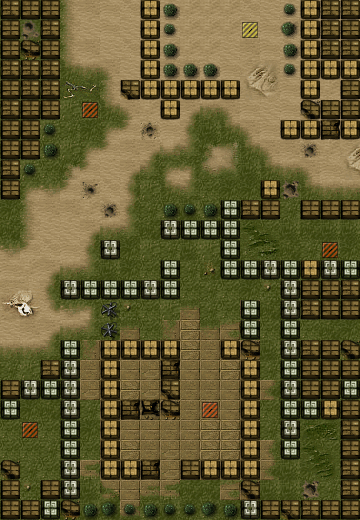

Rendered tile map (Tiled .tmx) drawn with the repository's tilesets; below, a short description and the full map source, tile grids included:
An orthogonal 18x26 tile map with 20x20 px tiles, 3 tile layers (Terrain_Layer, Location_Layer, Wall_Layer), 3 tilesets.

<map version="1.0" orientation="orthogonal" renderorder="left-up" width="18" height="26" tilewidth="20" tileheight="20" nextobjectid="1">
 <tileset firstgid="1" name="Terrain" tilewidth="20" tileheight="20" tilecount="106" columns="106">
  <image source="images/ground.png" width="2120" height="20" />
 </tileset>
 <tileset firstgid="107" name="Wall" tilewidth="20" tileheight="20" tilecount="25" columns="25">
  <image source="images/walls.png" width="512" height="32" />
 </tileset>
 <tileset firstgid="132" name="Location" tilewidth="20" tileheight="20" tilecount="5" columns="5">
  <image source="images/buildings.png" width="100" height="20" />
 </tileset>
 <layer name="Terrain_Layer" width="18" height="26">
  <data encoding="csv">
3,3,3,63,57,56,59,59,58,60,60,60,59,58,58,59,56,56,
6,53,3,63,58,56,58,56,58,60,60,60,58,56,60,59,57,58,
5,2,4,63,57,58,59,60,60,60,60,58,57,56,59,57,58,60,
3,6,3,68,62,72,58,59,57,57,56,56,76,77,58,57,58,60,
2,3,1,103,104,63,56,60,60,58,60,59,78,79,56,60,60,60,
5,2,5,6,4,68,72,60,60,75,62,72,56,58,56,59,56,60,
3,3,6,5,2,69,73,80,56,67,1,68,72,56,56,58,60,60,
5,5,4,6,69,73,57,75,61,71,11,12,68,72,57,81,60,76,
2,6,4,11,73,58,75,71,69,70,13,14,1,68,62,72,56,78,
6,69,65,73,82,59,66,6,68,71,4,2,2,3,54,68,62,62,
2,63,57,57,60,81,67,5,4,1,4,6,2,5,5,2,2,2,
3,63,58,58,75,62,71,3,6,6,4,5,15,16,1,3,1,1,
65,73,59,56,67,4,2,6,5,1,6,3,9,10,3,5,1,2,
56,60,75,62,71,1,2,4,4,5,23,3,4,6,6,3,3,1,
83,84,67,5,6,5,2,4,4,4,5,4,2,101,6,6,1,6,
85,86,74,65,70,4,101,4,6,44,5,4,41,3,1,4,4,4,
58,57,75,62,71,3,44,4,43,38,44,45,42,4,1,4,3,2,
62,62,71,2,43,38,36,34,38,38,37,37,36,1,6,2,5,6,
5,6,2,3,37,37,35,36,35,35,35,38,36,5,2,4,2,3,
1,4,3,5,36,37,38,36,36,37,37,35,35,47,2,1,5,5,
2,2,3,1,5,38,37,34,35,37,37,35,34,4,1,4,1,2,
4,5,4,4,2,38,34,34,37,34,38,38,37,5,6,7,8,1,
4,4,5,4,4,37,38,37,36,37,38,38,34,46,6,15,16,2,
6,5,4,4,41,38,38,35,36,37,34,35,37,47,1,17,18,4,
1,101,2,2,1,42,35,40,41,3,3,45,45,1,1,54,5,6,
2,6,6,1,1,3,40,4,1,2,4,2,4,4,5,4,4,1
</data>
 </layer>
 <layer name="Location_Layer" width="18" height="26">
  <data encoding="csv">
0,0,0,0,0,0,0,0,0,0,0,0,0,0,0,0,0,0,
0,0,0,0,0,0,0,0,0,0,0,0,132,0,0,0,0,0,
0,0,0,0,0,0,0,0,0,0,0,0,0,0,0,0,0,0,
0,0,0,0,0,0,0,0,0,0,0,0,0,0,0,0,0,0,
0,0,0,0,0,0,0,0,0,0,0,0,0,0,0,0,0,0,
0,0,0,0,133,0,0,0,0,0,0,0,0,0,0,0,0,0,
0,0,0,0,0,0,0,0,0,0,0,0,0,0,0,0,0,0,
0,0,0,0,0,0,0,0,0,0,0,0,0,0,0,0,0,0,
0,0,0,0,0,0,0,0,0,0,0,0,0,0,0,0,0,0,
0,0,0,0,0,0,0,0,0,0,0,0,0,0,0,0,0,0,
0,0,0,0,0,0,0,0,0,0,0,0,0,0,0,0,0,0,
0,0,0,0,0,0,0,0,0,0,0,0,0,0,0,0,0,0,
0,0,0,0,0,0,0,0,0,0,0,0,0,0,0,0,133,0,
0,0,0,0,0,0,0,0,0,0,0,0,0,0,0,0,0,0,
0,0,0,0,0,0,0,0,0,0,0,0,0,0,0,0,0,0,
0,0,0,0,0,0,0,0,0,0,0,0,0,0,0,0,0,0,
0,0,0,0,0,0,0,0,0,0,0,0,0,0,0,0,0,0,
0,0,0,0,0,0,0,0,0,0,0,0,0,0,0,0,0,0,
0,0,0,0,0,0,0,0,0,0,0,0,0,0,0,0,0,0,
0,0,0,0,0,0,0,0,0,0,0,0,0,0,0,0,0,0,
0,0,0,0,0,0,0,0,0,0,133,0,0,0,0,0,0,0,
0,133,0,0,0,0,0,0,0,0,0,0,0,0,0,0,0,0,
0,0,0,0,0,0,0,0,0,0,0,0,0,0,0,0,0,0,
0,0,0,0,0,0,0,0,0,0,0,0,0,0,0,0,0,0,
0,0,0,0,0,0,0,0,0,0,0,0,0,0,0,0,0,0,
0,0,0,0,0,0,0,0,0,0,0,0,0,0,0,0,0,0
</data>
 </layer>
 <layer name="Wall_Layer" width="18" height="26">
  <data encoding="csv">
108,107,107,0,0,0,0,117,122,0,0,0,0,0,123,117,108,108,
107,0,108,0,0,0,0,117,123,0,0,0,0,0,124,117,108,107,
107,114,107,0,0,0,0,117,122,0,0,0,0,0,122,117,108,108,
108,108,108,0,0,0,0,117,122,122,122,0,0,0,123,117,117,117,
107,108,108,0,0,0,110,117,117,117,117,117,0,0,0,117,0,107,
108,107,107,0,0,0,0,0,117,0,0,0,0,0,0,112,107,107,
107,107,123,0,0,0,0,0,0,0,0,0,0,0,117,117,109,117,
107,107,122,0,0,0,0,0,0,0,0,0,0,0,0,0,0,0,
108,123,0,0,0,0,0,0,0,0,0,0,0,0,0,0,0,0,
107,0,0,0,0,0,0,0,0,0,0,0,0,117,0,0,0,0,
0,0,0,0,0,0,0,0,122,123,122,115,108,107,0,107,107,107,
0,0,0,0,0,0,0,0,116,115,115,115,0,0,0,0,0,0,
0,0,0,0,0,116,0,0,0,0,0,115,0,0,0,0,0,0,
0,0,0,0,0,0,0,0,115,0,0,115,115,116,115,117,116,115,
0,0,0,116,115,115,115,116,115,0,0,0,0,0,116,107,107,108,
0,0,0,0,0,126,0,0,0,0,0,0,115,0,116,108,107,107,
0,0,0,0,0,127,0,0,0,0,0,0,115,0,115,0,0,0,
0,0,0,115,0,117,117,117,117,0,0,117,114,0,116,108,107,112,
0,0,108,116,0,117,0,0,109,0,0,0,117,0,115,107,107,107,
107,116,115,116,0,117,0,0,110,0,0,0,117,0,116,107,107,115,
115,0,0,116,0,117,109,113,114,0,0,0,117,0,115,115,117,107,
0,0,0,115,0,117,0,0,0,0,0,0,117,0,116,0,0,108,
0,0,0,115,0,117,0,0,0,0,0,0,117,0,115,0,0,107,
112,0,0,116,0,117,117,109,0,107,117,117,117,0,0,0,0,108,
107,0,107,116,0,0,0,0,0,0,0,0,112,0,0,0,0,108,
107,107,115,114,122,124,123,122,123,123,124,122,116,107,110,108,107,107
</data>
 </layer>
</map>